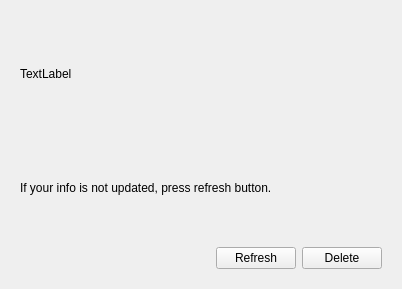
<?xml version="1.0" encoding="UTF-8"?>
<ui version="4.0">
 <class>ReaderNotifications</class>
 <widget class="QDialog" name="ReaderNotifications">
  <property name="geometry">
   <rect>
    <x>0</x>
    <y>0</y>
    <width>402</width>
    <height>289</height>
   </rect>
  </property>
  <property name="maximumSize">
   <size>
    <width>402</width>
    <height>16777215</height>
   </size>
  </property>
  <property name="windowTitle">
   <string>Dialog</string>
  </property>
  <layout class="QVBoxLayout" name="verticalLayout">
   <item>
    <widget class="QStackedWidget" name="stackedWidget">
     <property name="currentIndex">
      <number>1</number>
     </property>
     <widget class="QWidget" name="book_notifications">
      <layout class="QVBoxLayout" name="verticalLayout_3">
       <item>
        <layout class="QHBoxLayout" name="horizontalLayout_2">
         <item>
          <spacer name="horizontalSpacer_2">
           <property name="orientation">
            <enum>Qt::Horizontal</enum>
           </property>
           <property name="sizeType">
            <enum>QSizePolicy::Fixed</enum>
           </property>
           <property name="sizeHint" stdset="0">
            <size>
             <width>7</width>
             <height>20</height>
            </size>
           </property>
          </spacer>
         </item>
         <item>
          <widget class="QLabel" name="content_detail">
           <property name="text">
            <string>TextLabel</string>
           </property>
          </widget>
         </item>
        </layout>
       </item>
       <item>
        <layout class="QHBoxLayout" name="horizontalLayout">
         <item>
          <widget class="QLabel" name="bookimage">
           <property name="maximumSize">
            <size>
             <width>110</width>
             <height>150</height>
            </size>
           </property>
           <property name="text">
            <string>TextLabel</string>
           </property>
           <property name="scaledContents">
            <bool>true</bool>
           </property>
          </widget>
         </item>
         <item>
          <spacer name="horizontalSpacer">
           <property name="orientation">
            <enum>Qt::Horizontal</enum>
           </property>
           <property name="sizeType">
            <enum>QSizePolicy::Fixed</enum>
           </property>
           <property name="sizeHint" stdset="0">
            <size>
             <width>10</width>
             <height>40</height>
            </size>
           </property>
          </spacer>
         </item>
         <item>
          <layout class="QVBoxLayout" name="verticalLayout_2" stretch="0,1">
           <item>
            <widget class="QLabel" name="bookname">
             <property name="text">
              <string>TextLabel</string>
             </property>
             <property name="wordWrap">
              <bool>true</bool>
             </property>
            </widget>
           </item>
           <item>
            <widget class="QLabel" name="bookinfo">
             <property name="text">
              <string>TextLabel</string>
             </property>
            </widget>
           </item>
          </layout>
         </item>
        </layout>
       </item>
       <item>
        <layout class="QHBoxLayout" name="horizontalLayout_4">
         <item>
          <spacer name="horizontalSpacer_4">
           <property name="orientation">
            <enum>Qt::Horizontal</enum>
           </property>
           <property name="sizeHint" stdset="0">
            <size>
             <width>40</width>
             <height>20</height>
            </size>
           </property>
          </spacer>
         </item>
         <item>
          <widget class="QPushButton" name="delete_b">
           <property name="text">
            <string>Delete</string>
           </property>
          </widget>
         </item>
        </layout>
       </item>
      </layout>
     </widget>
     <widget class="QWidget" name="info_noifications">
      <layout class="QVBoxLayout" name="verticalLayout_5">
       <item>
        <layout class="QVBoxLayout" name="verticalLayout_4" stretch="1,1,0">
         <item>
          <widget class="QLabel" name="content_user_detail">
           <property name="text">
            <string>TextLabel</string>
           </property>
          </widget>
         </item>
         <item>
          <widget class="QLabel" name="label_3">
           <property name="styleSheet">
            <string notr="true">font: 14pt &quot;Myriad Pro&quot;;</string>
           </property>
           <property name="text">
            <string>If your info is not updated, press refresh button.</string>
           </property>
           <property name="wordWrap">
            <bool>true</bool>
           </property>
          </widget>
         </item>
         <item>
          <layout class="QHBoxLayout" name="horizontalLayout_3">
           <property name="spacing">
            <number>6</number>
           </property>
           <item>
            <spacer name="horizontalSpacer_3">
             <property name="orientation">
              <enum>Qt::Horizontal</enum>
             </property>
             <property name="sizeHint" stdset="0">
              <size>
               <width>40</width>
               <height>20</height>
              </size>
             </property>
            </spacer>
           </item>
           <item>
            <widget class="QPushButton" name="userinfo_refresh">
             <property name="text">
              <string>Refresh</string>
             </property>
            </widget>
           </item>
           <item>
            <widget class="QPushButton" name="delete_u">
             <property name="text">
              <string>Delete</string>
             </property>
            </widget>
           </item>
          </layout>
         </item>
        </layout>
       </item>
      </layout>
     </widget>
    </widget>
   </item>
  </layout>
 </widget>
 <resources/>
 <connections/>
</ui>
